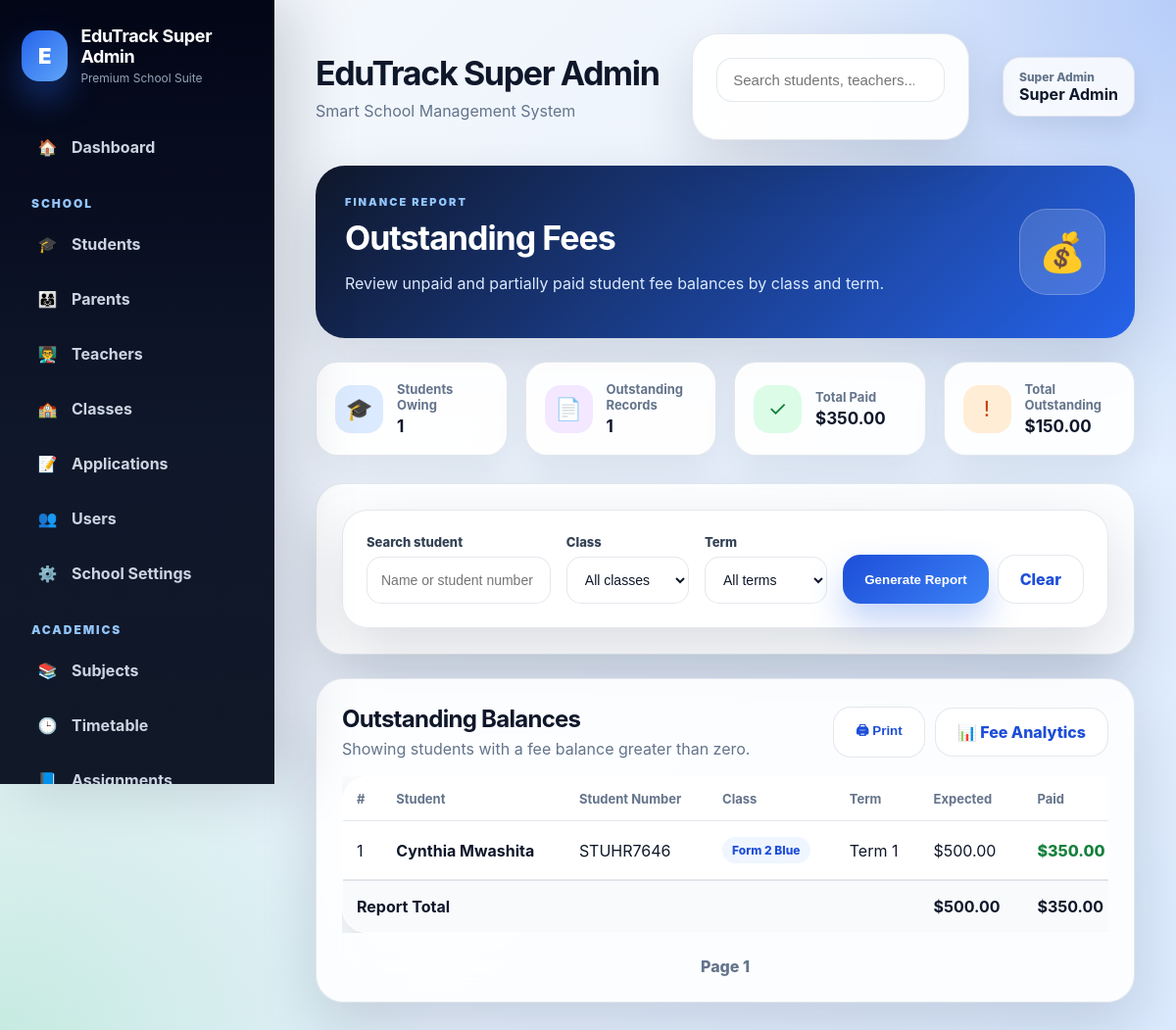
/reports/outstanding-fees (signed in), run on the app's committed database.
### tables this page shows
CREATE TABLE fees (
            id INTEGER PRIMARY KEY AUTOINCREMENT,
            school_id INTEGER,
            student_id INTEGER,
            term_name TEXT,
            amount REAL,
            paid_amount REAL DEFAULT 0,
            balance REAL,
            status TEXT,
            due_date TEXT
        , financial_year VARCHAR(20), created_by_user_id INTEGER, created_by_name VARCHAR(255), created_at TIMESTAMP, updated_by_user_id INTEGER, updated_by_name VARCHAR(255), updated_at TIMESTAMP);

CREATE TABLE students (
            id INTEGER PRIMARY KEY AUTOINCREMENT,
            school_id INTEGER,
            student_number TEXT UNIQUE,
            first_name TEXT,
            last_name TEXT,
            birthday TEXT,
            gender TEXT,
            enrollment_date TEXT,
            leaving_year TEXT,
            class_name TEXT,
            boarding_status TEXT,
            home_address TEXT,
            mailing_address TEXT,
            student_phone TEXT,
            medical_info TEXT,
            emergency_contact TEXT,
            guardian1_name TEXT,
            guardian1_relationship TEXT,
            guardian1_phone TEXT,
            guardian1_whatsapp TEXT,
            guardian1_email TEXT,
            guardian2_name TEXT,
            guardian2_relationship TEXT,
            guardian2_phone TEXT,
            guardian2_whatsapp TEXT,
            guardian2_email TEXT,
            current_status TEXT
        );

### routes/fees.py (the view, shortened to what this page needs)
    @app.route("/reports/outstanding-fees")
    @login_required
    @roles_required("school_admin", "super_admin", "director", "admin")
    def outstanding_fees_report():
        school_id = session.get("school_id")
        role = session.get("role")
        search = request.args.get("search", "").strip()
        class_name = request.args.get("class_name", "").strip()
        term_name = request.args.get("term_name", "").strip()
        page = max(int(request.args.get("page", 1) or 1), 1)
        per_page = 50
        offset = (page - 1) * per_page
        conditions = ["f.balance > 0"]
        params = []
        if role != "super_admin":
            conditions.append("f.school_id = ?")
            params.append(school_id)
        if class_name:
            conditions.append("s.class_name = ?")
            params.append(class_name)
        if term_name:
            conditions.append("f.term_name = ?")
            params.append(term_name)
        where_clause = " WHERE " + " AND ".join(conditions)
        report_query = f"""
            SELECT
                f.id AS fee_id,
                f.student_id,
                f.amount,
                f.paid_amount,
                f.balance,
                f.status,
                f.term_name,
                s.first_name,
                s.last_name,
                s.student_number,
                s.class_name
            FROM fees f
            JOIN students s ON f.student_id = s.id
            {where_clause}
            ORDER BY
                s.class_name,
                s.first_name,
                s.last_name,
                f.term_name
            LIMIT ? OFFSET ?
        """
        report_params = params.copy()
        report_params.extend([per_page, offset])
        outstanding_records = fetch_all(
            report_query,
            tuple(report_params)
        )
        summary = fetch_one(
            f"""
            SELECT
                COUNT(*) AS record_count,
                COUNT(DISTINCT f.student_id) AS student_count,
                COALESCE(SUM(f.amount), 0) AS total_expected,
                COALESCE(SUM(f.paid_amount), 0) AS total_paid,
                COALESCE(SUM(f.balance), 0) AS total_outstanding
            FROM fees f
            JOIN students s ON f.student_id = s.id
            {where_clause}
            """,
            tuple(params)
        )
        classes_where = []
        classes_params = []
        if role != "super_admin":
            classes_where.append("school_id = ?")
            classes_params.append(school_id)
        classes_query = """
            SELECT DISTINCT class_name
            FROM students
        """
        if classes_where:
            classes_query += " WHERE " + " AND ".join(classes_where)
        classes_query += """
            AND class_name IS NOT NULL
            AND TRIM(class_name) != ''
        """ if classes_where else """
            WHERE class_name IS NOT NULL
            AND TRIM(class_name) != ''
        """
        classes_query += " ORDER BY class_name"
        classes = fetch_all(classes_query, tuple(classes_params))
        terms_conditions = ["balance > 0"]
        terms_params = []
        if role != "super_admin":
            terms_conditions.append("school_id = ?")
            terms_params.append(school_id)
        terms = fetch_all(
            f"""
            SELECT DISTINCT term_name
            FROM fees
            WHERE {" AND ".join(terms_conditions)}
            AND term_name IS NOT NULL
            AND TRIM(term_name) != ''
            ORDER BY term_name
            """,
            tuple(terms_params)
        )
        return render_template(
            "reports/outstanding_fees.html",
            outstanding_records=outstanding_records,
            summary=summary,
            classes=classes,
            terms=terms,
            search=search,
            selected_class=class_name,
            selected_term=term_name,
            page=page,
            per_page=per_page
        )

### app.py (called while the page is built)
@app.after_request
def add_security_headers(response):
    response.headers["X-Frame-Options"] = "DENY"
    response.headers["X-Content-Type-Options"] = "nosniff"
    response.headers["Referrer-Policy"] = "strict-origin-when-cross-origin"
    return response

### utils/auth.py (called while the page is built, shortened)
def login_required(f):
    @wraps(f)
    def wrapper(*args, **kwargs):
        if "user_id" not in session:
            flash("Please log in first.", "warning")
            return redirect(url_for("login"))
        school_id = session.get("school_id")
        role = session.get("role")
        return f(*args, **kwargs)
    return wrapper

def roles_required(*allowed_roles):
    def decorator(f):
        @wraps(f)
        def wrapper(*args, **kwargs):
            if "user_id" not in session:
                flash("Please log in first.", "warning")
                return redirect(url_for("login"))
            role = session.get("role")
            return f(*args, **kwargs)
        return wrapper
    return decorator

### utils/db.py (called while the page is built)
def is_postgres():
    return os.environ.get("DATABASE_URL") is not None

def get_db():
    if is_postgres():
        return psycopg2.connect(
            os.environ.get("DATABASE_URL"),
            cursor_factory=RealDictCursor
        )
    conn = sqlite3.connect(DB_PATH)
    conn.row_factory = sqlite3.Row
    return conn

def convert_query(query: str) -> str:
    if is_postgres():
        return query.replace("?", "%s")
    return query

def fetch_one(query, params=()):
    conn = get_db()
    cursor = conn.cursor()
    cursor.execute(convert_query(query), params)
    row = cursor.fetchone()
    conn.close()
    return row

def fetch_all(query, params=()):
    conn = get_db()
    cursor = conn.cursor()
    cursor.execute(convert_query(query), params)
    rows = cursor.fetchall()
    conn.close()
    return rows

### templates/reports/outstanding_fees.html (shortened to what this page needs)
{% extends "base_premium.html" %}
{% block content %}
<div class="page-header-card reports-header">
  <div>
    <span class="page-eyebrow">FINANCE REPORT</span>
    <h1>Outstanding Fees</h1>
    <p>
      Review unpaid and partially paid student fee balances by class and term.
    </p>
  </div>
  <div class="reports-header-icon">💰</div>
</div>
<div class="report-summary-grid">
  <div class="report-summary-card">
    <div class="summary-icon summary-blue">🎓</div>
    <div>
      <span>Students Owing</span>
      <strong>{{ summary.student_count or 0 }}</strong>
    </div>
  </div>
  <div class="report-summary-card">
    <div class="summary-icon summary-purple">📄</div>
    <div>
      <span>Outstanding Records</span>
      <strong>{{ summary.record_count or 0 }}</strong>
    </div>
  </div>
  <div class="report-summary-card">
    <div class="summary-icon summary-green">✓</div>
    <div>
      <span>Total Paid</span>
      <strong>${{ "%.2f"|format(summary.total_paid or 0) }}</strong>
    </div>
  </div>
  <div class="report-summary-card">
    <div class="summary-icon summary-orange">!</div>
    <div>
      <span>Total Outstanding</span>
      <strong>${{ "%.2f"|format(summary.total_outstanding or 0) }}</strong>
    </div>
  </div>
</div>
<div class="premium-card report-filter-card">
  <form method="GET"
        action="{{ url_for('outstanding_fees_report') }}"
        class="report-filter-form">
    <div class="report-filter-field report-search-field">
      <label for="search">Search student</label>
      <input
        type="text"
        id="search"
        name="search"
        value="{{ search }}"
        placeholder="Name or student number"
      >
    </div>
    <div class="report-filter-field">
      <label for="class_name">Class</label>
      <select id="class_name" name="class_name">
        <option value="">All classes</option>
      </select>
    </div>
    <div class="report-filter-field">
      <label for="term_name">Term</label>
      <select id="term_name" name="term_name">
        <option value="">All terms</option>
      </select>
    </div>
    <div class="report-filter-actions">
      <button type="submit" class="premium-btn">
        Generate Report
      </button>
      <a
        href="{{ url_for('outstanding_fees_report') }}"
        class="premium-btn premium-btn-light"
      >
        Clear
      </a>
    </div>
  </form>
</div>
<div class="premium-card">
  <div class="section-title">
    <div>
      <h2>Outstanding Balances</h2>
      <p class="section-description">
        Showing students with a fee balance greater than zero.
      </p>
    </div>
    <div class="action-row">
      <button
        type="button"
        class="premium-btn premium-btn-light"
        onclick="window.print()"
      >
        🖨 Print
      </button>
      <a
        href="{{ url_for('fee_analytics') }}"
        class="premium-btn premium-btn-light"
      >
        📊 Fee Analytics
      </a>
    </div>
  </div>
  {% if outstanding_records %}
  <div class="table-responsive">
    <table class="premium-table report-table">
      <thead>
        <tr>
          <th>#</th>
          <th>Student</th>
          <th>Student Number</th>
          <th>Class</th>
          <th>Term</th>
          <th>Expected</th>
          <th>Paid</th>
        </tr>
      </thead>
      <tbody>
        {% for record in outstanding_records %}
        <tr>
          <td>
            {{ ((page - 1) * per_page) + loop.index }}
          </td>
          <td>
            <strong>
              {{ record.first_name }} {{ record.last_name }}
            </strong>
          </td>
          <td>
            {{ record.student_number or "-" }}
          </td>
          <td>
            <span class="report-class-badge">
              {{ record.class_name or "Unassigned" }}
            </span>
          </td>
          <td>
            {{ record.term_name or "-" }}
          </td>
          <td>
            ${{ "%.2f"|format(record.amount or 0) }}
          </td>
          <td class="report-paid-amount">
            ${{ "%.2f"|format(record.paid_amount or 0) }}
          </td>
        </tr>
        {% endfor %}
      </tbody>
      <tfoot>
        <tr>
          <td colspan="5">
            <strong>Report Total</strong>
          </td>
          <td>
            <strong>
              ${{ "%.2f"|format(summary.total_expected or 0) }}
            </strong>
          </td>
          <td>
            <strong>
              ${{ "%.2f"|format(summary.total_paid or 0) }}
            </strong>
          </td>
        </tr>
      </tfoot>
    </table>
  </div>
  <div class="report-pagination">
    <span>Page {{ page }}</span>
  </div>
  {% endif %}
</div>
{% endblock %}

### templates/base_premium.html (shortened to what this page needs)
<!DOCTYPE html>
<html lang="en">
<head>
  <link
  rel="stylesheet"
  href="{{ url_for('static', filename='css/premium.css') }}?v=20260730-2"
>
</head>
<body>
<div class="premium-shell">
  {% if session.get('user_id') %}
  <aside
    class="premium-sidebar"
    id="premiumSidebar"
  >
    <div class="premium-sidebar-header">
      <div class="premium-logo">
        {% if session.get("logo_url") %}
        <img
          src="{{ session.get('logo_url') }}"
          class="school-logo"
          alt="School Logo"
        >
        {% else %}
        <div class="premium-logo-circle">
          E
        </div>
        {% endif %}
        <div class="premium-logo-text">
          <strong>
            {{ session.get("school_name", "EduTrack") }}
          </strong>
          <span>
            Premium School Suite
          </span>
        </div>
      </div>
    </div>
    <nav class="premium-nav">
      {% set role = session.get('role') %}
      {% if role in ['super_admin', 'school_admin', 'director', 'admin'] %}
      <a href="{{ url_for('dashboard') }}">
        <span class="nav-icon">🏠</span>
        <span>Dashboard</span>
      </a>
      <div class="nav-section">
        SCHOOL
      </div>
      <a href="{{ url_for('students') }}">
        <span class="nav-icon">🎓</span>
        <span>Students</span>
      </a>
      <a href="{{ url_for('parents') }}">
        <span class="nav-icon">👨‍👩‍👧</span>
        <span>Parents</span>
      </a>
      <a href="{{ url_for('teachers') }}">
        <span class="nav-icon">👨‍🏫</span>
        <span>Teachers</span>
      </a>
      <a href="{{ url_for('classes') }}">
        <span class="nav-icon">🏫</span>
        <span>Classes</span>
      </a>
      <a href="{{ url_for('applications') }}">
        <span class="nav-icon">📝</span>
        <span>Applications</span>
      </a>
      <a href="{{ url_for('users') }}">
        <span class="nav-icon">👥</span>
        <span>Users</span>
      </a>
      <a href="{{ url_for('school_settings') }}">
        <span class="nav-icon">⚙️</span>
        <span>School Settings</span>
      </a>
      <div class="nav-section">
        ACADEMICS
      </div>
      <a href="{{ url_for('subjects') }}">
        <span class="nav-icon">📚</span>
        <span>Subjects</span>
      </a>
      <a href="{{ url_for('timetable') }}">
        <span class="nav-icon">🕒</span>
        <span>Timetable</span>
      </a>
      <a href="{{ url_for('assignments') }}">
        <span class="nav-icon">📘</span>
        <span>Assignments</span>
      </a>
      {% endif %}
    </nav>
  </aside>
  {% endif %}
  <main class="premium-main">
    {% if session.get('user_id') %}
    <header class="premium-topbar">
      <div class="premium-topbar-left">
        <div class="premium-title">
          <h1>
            {{ session.get("school_name", "EduTrack") }}
          </h1>
          <p>
            Smart School Management System
          </p>
        </div>
      </div>
      {% if session.get('role') in ['super_admin', 'school_admin', 'director', 'admin'] %}
      <form
        action="{{ url_for('global_search') }}"
        method="GET"
        class="premium-search"
      >
        <input
          type="search"
          name="q"
          placeholder="Search students, teachers..."
          aria-label="Search EduTrack"
          required
        >
      </form>
      {% endif %}
      <div class="premium-user">
        <span>
          {{ session.get('role', 'user')|replace('_', ' ')|title }}
        </span>
        <strong>
          {{ session.get('full_name') or session.get('username') }}
        </strong>
      </div>
    </header>
    {% endif %}
    <div class="premium-content">
      {% block content %}
      {% endblock %}
    </div>
  </main>
</div>
</body>
</html>

### data on the page
fees: get "Super Admin", index "1", first_name "Cynthia", last_name "Mwashita", student_number "STUHR7646", class_name "Form 2 Blue", term_name "Term 1", amount "500.00", paid_amount "350.00"

### other printed values
{{ session.get("school_name", "EduTrack") }} "EduTrack Super Admin"
{{ summary.student_count or 0 }} "1"
{{ summary.record_count or 0 }} "1"
{{ "%.2f"|format(summary.total_paid or 0) }} "350.00"
{{ "%.2f"|format(summary.total_outstanding or 0) }} "150.00"
{{ "%.2f"|format(summary.total_expected or 0) }} "500.00"
{{ page }} "1"
